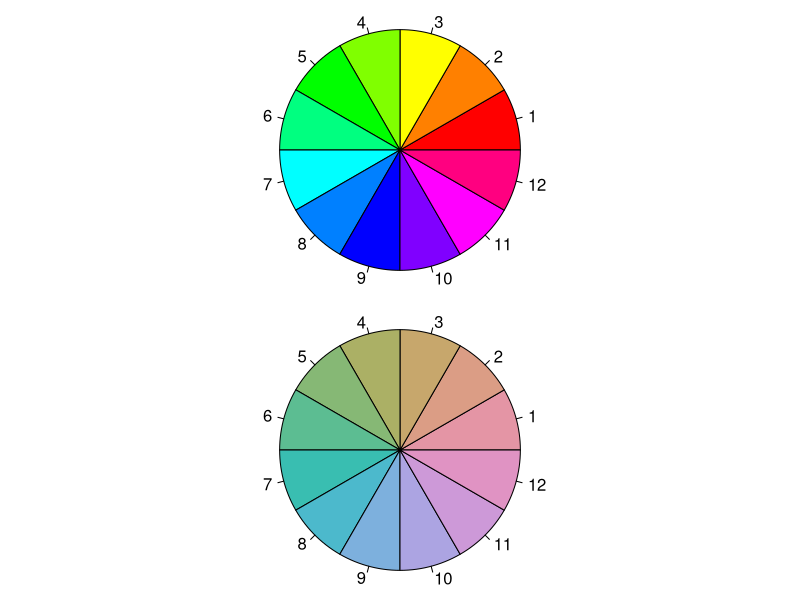
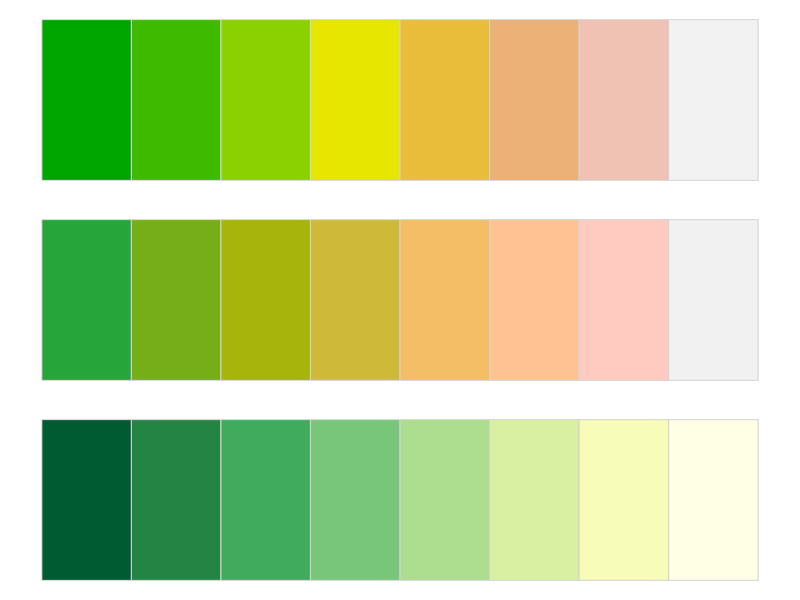
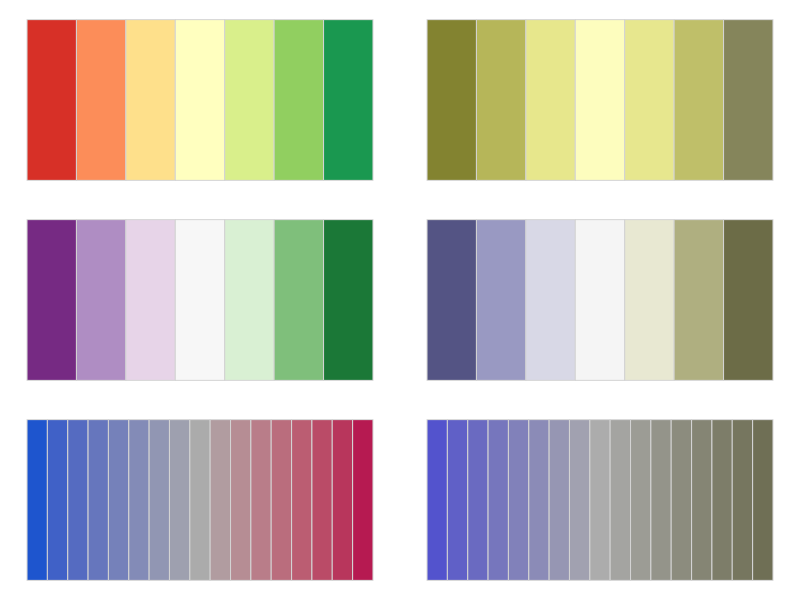

These figures' R source, in order:
library("colorspace")
library("dichromat")
library("RColorBrewer")

wheel<-function(col, radius = 1, ...)
  pie(rep(1, length(col)), col = col, radius = radius, ...)
pal<-function(col, border = "light gray", ...) 
 { 
 n <- length(col) 
 plot(0, 0, type="n", xlim = c(0, 1), ylim = c(0, 1), 
 axes = FALSE, xlab = "", ylab = "", ...) 
 rect(0:(n-1)/n, 0, 1:n/n, 1, col = col, border = border) 
 } 
 par(mar=c(1,1,1,1))
 
 par(mfrow=c(2,1))
 wheel(rainbow(12)); wheel(rainbow_hcl(12))
 
 par(mfrow=c(3,1))
 pal(terrain.colors(8))
 pal(terrain_hcl(8));  
 pal((rev(brewer.pal(8,"YlGn"))))
 
 par(mfrow=c(3,2))
 pal((brewer.pal(7,"RdYlGn")))
 pal(dichromat(brewer.pal(7,"RdYlGn")))
 pal((brewer.pal(7,"PRGn")))
 pal(dichromat(brewer.pal(7,"PRGn")))
 pal((diverge_hcl(17, c = 100, l = c(40, 70), power = 1)))
 pal(dichromat(diverge_hcl(17, c = 100, l = c(40, 70), power = 1)))
